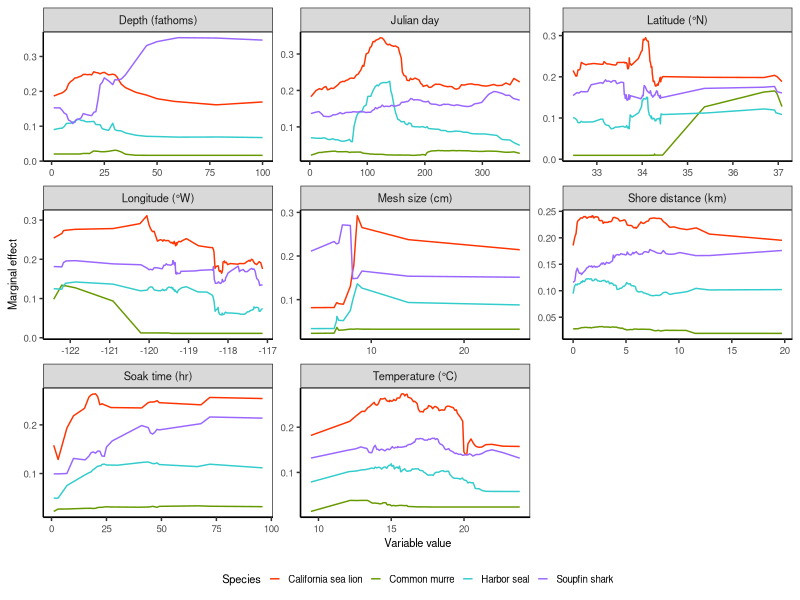
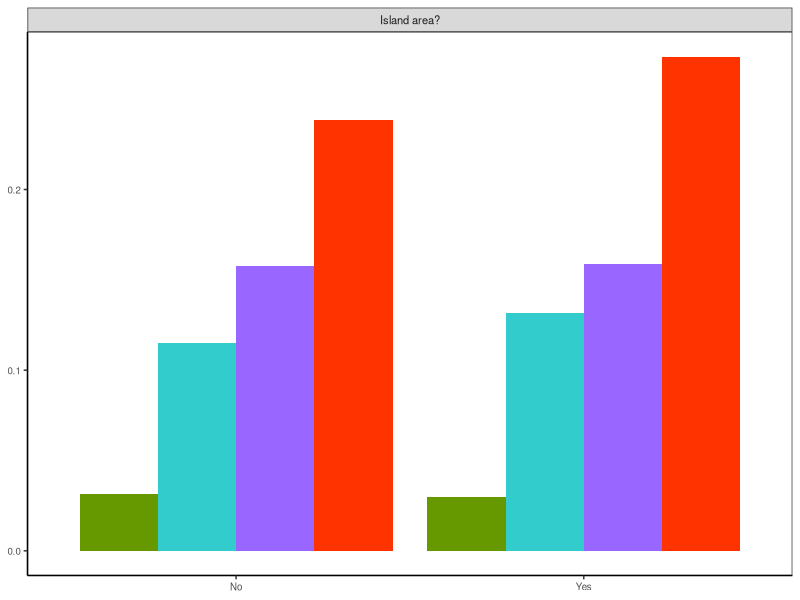
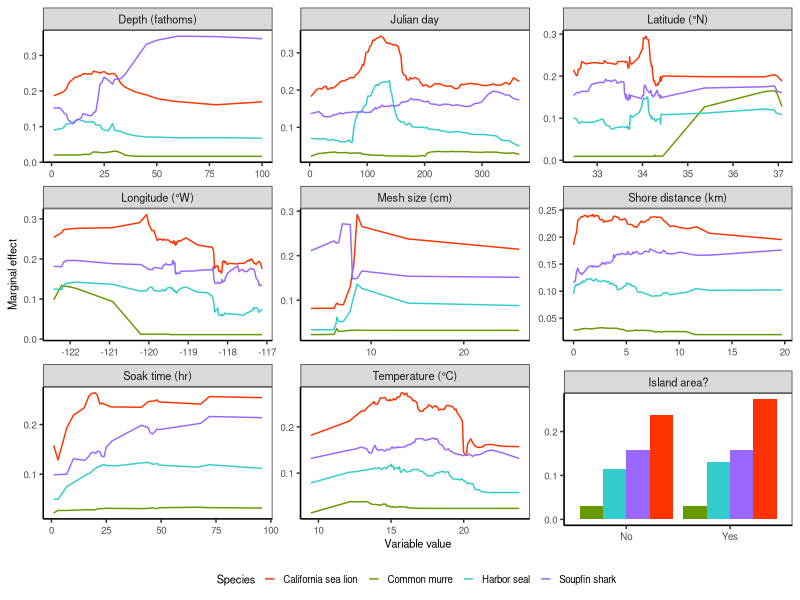

Here is the R script that generated these plots, in order: (Note: this script raises an error after producing the figures.)

# Clear workspace
rm(list = ls())

# Setup
################################################################################

# Packages
library(tidyverse)
library(cowplot)

# Directories
plotdir <- "figures"


# Read data
################################################################################

data <- read.csv("model_result/marginal_effects.csv")

data_cat <- read.csv("model_result/categorical_marginal_effects.csv")

# Reorder categorical data
################################################################################
data_cat <- data_cat %>%
  mutate(species = species %>% fct_reorder(prob))


# Plot data
################################################################################

# Theme
base_theme <-  theme(axis.text=element_text(size=7),
                     axis.title=element_text(size=8),
                     legend.text=element_text(size=7),
                     legend.title=element_text(size=8),
                     strip.text=element_text(size=8),
                     # Gridlines
                     panel.grid.major = element_blank(), 
                     panel.grid.minor = element_blank(),
                     panel.background = element_blank(), 
                     axis.line = element_line(colour = "black"),
                     # Legend
                     legend.background = element_rect(fill=alpha('blue', 0)))

# Plot

species_color <- c("California sea lion" = "#FF3300", "Common murre" = "#669900", "Harbor seal" = "#33CCCC", "Soupfin shark" = "#9966FF")

main_plot <- ggplot(data, aes(x=value, y=prob, color=species)) +
  facet_wrap(~variable, ncol=3, scales="free") +
  geom_line() +
  # Labels
  labs(x="Variable value", y="Marginal effect") +
  # Legend
  scale_colour_manual(name="Species", values = species_color) +
  # Theme
  theme_bw() + base_theme +
  theme(legend.key.size=unit(0.3, "cm"),
        legend.position = "bottom")

main_plot


insert_plot <- ggplot(data_cat, aes(x = value, y = prob, fill=species)) +
  facet_wrap(~variable) +
  geom_bar(stat = "identity", position = "dodge") +
  # fill color
  scale_fill_manual(values = species_color) +
  # Theme
  theme_bw() + base_theme +
  theme(legend.position = "none",
        axis.title.x = element_blank(),
        axis.title.y = element_blank())
  
insert_plot

# use cowplot package, we can insert categorical plot inside

plot_with_insert <-
  ggdraw() +
  draw_plot(main_plot) +
  draw_plot(insert_plot, x = 0.67, y = 0.085, width = 0.33, height = 0.31)

plot_with_insert


  
# Export
ggsave(plot_with_insert, filename=file.path(plotdir, "Fig6_marginal_effects.png"), 
       width=5.6, height=6.5, units="in", dpi=600)



######################## by species ############################

# plot directory
plotdir <- "presentations"


# Theme
base_theme <-  theme(axis.text=element_text(size=7),
                     axis.title=element_text(size=8),
                     legend.text=element_text(size=7),
                     legend.title=element_text(size=8),
                     strip.text=element_text(size=8),
                     # Gridlines
                     panel.grid.major = element_blank(), 
                     panel.grid.minor = element_blank(),
                     panel.background = element_blank(), 
                     axis.line = element_line(colour = "black"),
                     # Legend
                     legend.background = element_rect(fill=alpha('blue', 0)))


# California sea lion

species_color <- c("California sea lion" = "#FF3300", "Common murre" = "#669900", "Harbor seal" = "#33CCCC", "Soupfin shark" = "#9966FF")

main_plot <- ggplot(data %>% filter(species == "California sea lion"), aes(x=value, y=prob, color=species)) +
  facet_wrap(~variable, ncol=4, scales="free") +
  geom_line() +
  # Labels
  labs(x="Variable value", y="Marginal effect") +
  # Legend
  scale_colour_manual(name="Species", values = species_color) +
  # Theme
  theme_bw() + base_theme +
  theme(legend.key.size=unit(0.3, "cm"),
        legend.position = "bottom")

main_plot


insert_plot <- ggplot(data_cat %>% filter(species == "California sea lion"), aes(x = value, y = prob, fill=species)) +
  facet_wrap(~variable) +
  geom_bar(stat = "identity", position = "dodge") +
  # fill color
  scale_fill_manual(values = species_color) +
  # Theme
  theme_bw() + base_theme +
  theme(legend.position = "none",
        axis.title.x = element_blank(),
        axis.title.y = element_blank())

insert_plot

# use cowplot package, we can insert categorical plot inside

plot_with_insert <-
  ggdraw() +
  draw_plot(main_plot) +
  draw_plot(insert_plot, x = 0.755, y = 0.125, width = 0.25, height = 0.45)

plot_with_insert

# Export
ggsave(plot_with_insert, filename=file.path(plotdir, "Fig6_marginal_effects_SL.png"), 
       width=5.6, height=4.19, units="in", dpi=600)

########################################################################

# Harbor seal


main_plot <- ggplot(data %>% filter(species == "Harbor seal"), aes(x=value, y=prob, color=species)) +
  facet_wrap(~variable, ncol=4, scales="free") +
  geom_line() +
  # Labels
  labs(x="Variable value", y="Marginal effect") +
  # Legend
  scale_colour_manual(name="Species", values = species_color) +
  # Theme
  theme_bw() + base_theme +
  theme(legend.key.size=unit(0.3, "cm"),
        legend.position = "bottom")

main_plot


insert_plot <- ggplot(data_cat %>% filter(species == "Harbor seal"), aes(x = value, y = prob, fill=species)) +
  facet_wrap(~variable) +
  geom_bar(stat = "identity", position = "dodge") +
  # fill color
  scale_fill_manual(values = species_color) +
  # Theme
  theme_bw() + base_theme +
  theme(legend.position = "none",
        axis.title.x = element_blank(),
        axis.title.y = element_blank())

insert_plot

# use cowplot package, we can insert categorical plot inside

plot_with_insert <-
  ggdraw() +
  draw_plot(main_plot) +
  draw_plot(insert_plot, x = 0.755, y = 0.125, width = 0.25, height = 0.45)

plot_with_insert

# Export
ggsave(plot_with_insert, filename=file.path(plotdir, "Fig6_marginal_effects_HS.png"), 
       width=5.6, height=4.19, units="in", dpi=600)

########################################################################


# Common murre


main_plot <- ggplot(data %>% filter(species == "Common murre"), aes(x=value, y=prob, color=species)) +
  facet_wrap(~variable, ncol=4, scales="free") +
  geom_line() +
  # Labels
  labs(x="Variable value", y="Marginal effect") +
  # Legend
  scale_colour_manual(name="Species", values = species_color) +
  # Theme
  theme_bw() + base_theme +
  theme(legend.key.size=unit(0.3, "cm"),
        legend.position = "bottom")

main_plot


insert_plot <- ggplot(data_cat %>% filter(species == "Common murre"), aes(x = value, y = prob, fill=species)) +
  facet_wrap(~variable) +
  geom_bar(stat = "identity", position = "dodge") +
  # fill color
  scale_fill_manual(values = species_color) +
  # Theme
  theme_bw() + base_theme +
  theme(legend.position = "none",
        axis.title.x = element_blank(),
        axis.title.y = element_blank())

insert_plot

# use cowplot package, we can insert categorical plot inside

plot_with_insert <-
  ggdraw() +
  draw_plot(main_plot) +
  draw_plot(insert_plot, x = 0.755, y = 0.125, width = 0.25, height = 0.45)

plot_with_insert

# Export
ggsave(plot_with_insert, filename=file.path(plotdir, "Fig6_marginal_effects_CM.png"), 
       width=5.6, height=4.19, units="in", dpi=600)

########################################################################


# Soupfin shark


main_plot <- ggplot(data %>% filter(species == "Soupfin shark"), aes(x=value, y=prob, color=species)) +
  facet_wrap(~variable, ncol=4, scales="free") +
  geom_line() +
  # Labels
  labs(x="Variable value", y="Marginal effect") +
  # Legend
  scale_colour_manual(name="Species", values = species_color) +
  # Theme
  theme_bw() + base_theme +
  theme(legend.key.size=unit(0.3, "cm"),
        legend.position = "bottom")

main_plot


insert_plot <- ggplot(data_cat %>% filter(species == "Soupfin shark"), aes(x = value, y = prob, fill=species)) +
  facet_wrap(~variable) +
  geom_bar(stat = "identity", position = "dodge") +
  # fill color
  scale_fill_manual(values = species_color) +
  # Theme
  theme_bw() + base_theme +
  theme(legend.position = "none",
        axis.title.x = element_blank(),
        axis.title.y = element_blank())

insert_plot

# use cowplot package, we can insert categorical plot inside

plot_with_insert <-
  ggdraw() +
  draw_plot(main_plot) +
  draw_plot(insert_plot, x = 0.755, y = 0.125, width = 0.25, height = 0.45)

plot_with_insert

# Export
ggsave(plot_with_insert, filename=file.path(plotdir, "Fig6_marginal_effects_SS.png"), 
       width=5.6, height=4.19, units="in", dpi=600)







